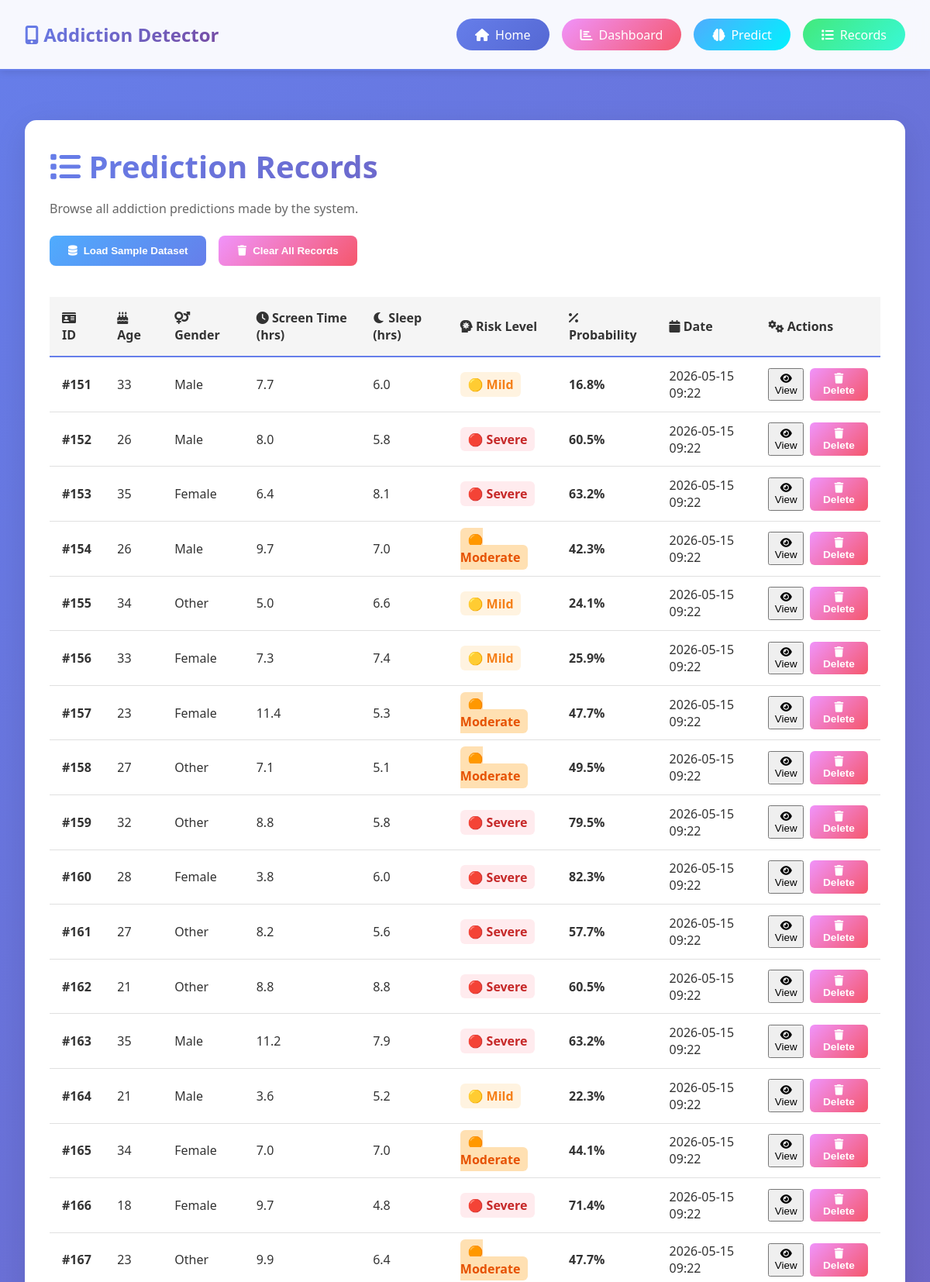
The app's page /records/?page=4 (upper part) with its own data.
### prediction/models.py (models this page shows, shortened)
class AddictionRecord(models.Model):
    age = models.IntegerField()
    gender = models.CharField(max_length=20, choices=[('Male', 'Male'), ('Female', 'Female'), ('Other', 'Other')])
    daily_screen_time_hours = models.FloatField()
    social_media_hours = models.FloatField()
    gaming_hours = models.FloatField()
    work_study_hours = models.FloatField()
    sleep_hours = models.FloatField()
    stress_level = models.CharField(max_length=20, choices=[('Low', 'Low'), ('Medium', 'Medium'), ('High', 'High')])
    notifications_per_day = models.IntegerField()
    app_opens_per_day = models.IntegerField()
    weekend_screen_time = models.FloatField()
    academic_work_impact = models.CharField(max_length=20, choices=[('Yes', 'Yes'), ('No', 'No')])
    predicted_addiction_risk = models.CharField(max_length=50, choices=[
        ('None', 'None'),
        ('Mild', 'Mild'),
        ('Moderate', 'Moderate'),
        ('Severe', 'Severe')
    ])
    addiction_probability = models.FloatField(default=0.0)
    created_at = models.DateTimeField(auto_now_add=True)
    updated_at = models.DateTimeField(auto_now=True)
    class Meta:
        ordering = ['-created_at']

### prediction/views.py (the view)
# urls.py: path('records/', views.records_page, name='records'),
def records_page(request):
    all_records = AddictionRecord.objects.all().order_by('id')
    page = request.GET.get('page', 1)
    paginator = Paginator(all_records, 50)  # 50 records per page
    try:
        records = paginator.page(page)
    except PageNotAnInteger:
        records = paginator.page(1)
    except EmptyPage:
        records = paginator.page(paginator.num_pages)
    for record in records:
        record.addiction_probability_percent = record.addiction_probability * 100
    context = {
        'page_title': 'Prediction Records',
        'records': records,
        'paginator': paginator,
        'page_obj': records,
        'is_paginated': paginator.num_pages > 1,
        'page_range': paginator.page_range,
    }
    return render(request, 'prediction/records.html', context)

### templates/prediction/records.html (shortened to what this page needs)
{% extends 'prediction/base.html' %}
{% block content %}
<h1 class="page-title">
    <i class="fas fa-list"></i> Prediction Records
</h1>
<p style="font-size: 1rem; color: #666; margin: 1rem 0;">
    Browse all addiction predictions made by the system.
</p>
<div style="display: flex; gap: 1rem; margin: 1.5rem 0; flex-wrap: wrap;">
    <button id="loadDatasetBtn" style="
        padding: 0.75rem 1.5rem;
        background: linear-gradient(135deg, #4facfe 0%, #667eea 100%);
        color: white;
        border: none;
        border-radius: 8px;
        cursor: pointer;
        font-weight: bold;
        display: flex;
        align-items: center;
        gap: 0.5rem;
        transition: all 0.3s ease;
    " onmouseover="this.style.transform='translateY(-2px)'; this.style.boxShadow='0 8px 16px rgba(102, 126, 234, 0.3)'" onmouseout="this.style.transform='translateY(0)'; this.style.boxShadow='none'">
        <i class="fas fa-database"></i> Load Sample Dataset
    </button>
    <button id="clearRecordsBtn" style="
        padding: 0.75rem 1.5rem;
        background: linear-gradient(135deg, #f093fb 0%, #f5576c 100%);
        color: white;
        border: none;
        border-radius: 8px;
        cursor: pointer;
        font-weight: bold;
        display: flex;
        align-items: center;
        gap: 0.5rem;
        transition: all 0.3s ease;
    " onmouseover="this.style.transform='translateY(-2px)'; this.style.boxShadow='0 8px 16px rgba(245, 87, 108, 0.3)'" onmouseout="this.style.transform='translateY(0)'; this.style.boxShadow='none'">
        <i class="fas fa-trash"></i> Clear All Records
    </button>
</div>
{% if records %}
    <div style="overflow-x: auto; margin-top: 1.5rem;">
        <table>
            <thead>
                <tr>
                    <th><i class="fas fa-id-card"></i> ID</th>
                    <th><i class="fas fa-birthday-cake"></i> Age</th>
                    <th><i class="fas fa-venus-mars"></i> Gender</th>
                    <th><i class="fas fa-clock"></i> Screen Time (hrs)</th>
                    <th><i class="fas fa-moon"></i> Sleep (hrs)</th>
                    <th><i class="fas fa-head-side-virus"></i> Risk Level</th>
                    <th><i class="fas fa-percentage"></i> Probability</th>
                    <th><i class="fas fa-calendar"></i> Date</th>
                    <th><i class="fas fa-cogs"></i> Actions</th>
                </tr>
            </thead>
            <tbody>
                {% for record in records %}
                <tr>
                    <td><strong>#{{ record.id }}</strong></td>
                    <td>{{ record.age }}</td>
                    <td>{{ record.gender }}</td>
                    <td>{{ record.daily_screen_time_hours|floatformat:1 }}</td>
                    <td>{{ record.sleep_hours|floatformat:1 }}</td>
                    <td>
                        {% if record.predicted_addiction_risk == 'None' or record.predicted_addiction_risk == 'No Addiction' %}
                            <span style="background: #e8f5e9; color: #2e7d32; padding: 0.3rem 0.6rem; border-radius: 6px; font-weight: bold;">🟢 None</span>
                        {% elif record.predicted_addiction_risk == 'Mild' %}
                            <span style="background: #fff3e0; color: #f57f17; padding: 0.3rem 0.6rem; border-radius: 6px; font-weight: bold;">🟡 Mild</span>
                        {% elif record.predicted_addiction_risk == 'Moderate' %}
                            <span style="background: #ffe0b2; color: #e65100; padding: 0.3rem 0.6rem; border-radius: 6px; font-weight: bold;">🟠 Moderate</span>
                        {% elif record.predicted_addiction_risk == 'Severe' %}
                            <span style="background: #ffebee; color: #c62828; padding: 0.3rem 0.6rem; border-radius: 6px; font-weight: bold;">🔴 Severe</span>
                        {% else %}
                            <span style="background: #f5f5f5; color: #666; padding: 0.3rem 0.6rem; border-radius: 6px; font-weight: bold;">❓ {{ record.predicted_addiction_risk }}</span>
                        {% endif %}
                    </td>
                    <td>
                        <strong>{{ record.addiction_probability_percent|floatformat:1 }}%</strong>
                    </td>
                    <td>{{ record.created_at|date:"Y-m-d H:i" }}</td>
                    <td>
                        <div style="display: flex; gap: 0.5rem; justify-content: center;">
                            <button onclick="viewRecord({{ record.id }})" class="btn-view" title="View record details">
                                <i class="fas fa-eye"></i> View
                            </button>
                            <button onclick="deleteRecord({{ record.id }})" class="btn-delete">
                                <i class="fas fa-trash"></i> Delete
                            </button>
                        </div>
                    </td>
                </tr>
                {% endfor %}
            </tbody>
        </table>
    </div>
{% else %}
    <div class="alert alert-info">
        <i class="fas fa-info-circle"></i>
        <span>No records found. <a href="{% url 'prediction:predict' %}">Make your first prediction</a> or load the sample dataset above.</span>
    </div>
{% endif %}
{% endblock %}

### templates/prediction/base.html (style rules this page uses)
* { margin: 0; padding: 0; box-sizing: border-box; }
body { font-family: 'Segoe UI', Tahoma, Geneva, Verdana, sans-serif; background: linear-gradient(135deg, #667eea 0%, #764ba2 100%); min-height: 100vh; color: #333; }
.page-title { font-size: 2.5rem; margin-bottom: 1rem; background: linear-gradient(135deg, #667eea, #764ba2); -webkit-background-clip: text; -webkit-text-fill-color: transparent; }
table { width: 100%; border-collapse: collapse; margin-top: 1rem; }
th { background: #f5f5f5; padding: 1rem; text-align: left; font-weight: 600; border-bottom: 2px solid #667eea; }
td { padding: 0.8rem 1rem; border-bottom: 1px solid #e0e0e0; }

### templates/prediction/records.html (style rules this page uses)
.btn-delete { padding: 0.4rem 0.8rem; background: linear-gradient(135deg, #f093fb 0%, #f5576c 100%); color: white; border: none; border-radius: 6px; cursor: pointer; font-size: 0.85rem; font-weight: bold; transition: all 0.3s ease; }

### records on screen
AddictionRecord: id "151", age "33", gender "Male", daily_screen_time_hours "7.7", sleep_hours "6.0", predicted_addiction_risk "🟡 Mild", addiction_probability_percent "16.8", created_at "2026-05-15 09:22"
AddictionRecord: id "152", age "26", gender "Male", daily_screen_time_hours "8.0", sleep_hours "5.8", predicted_addiction_risk "🔴 Severe", addiction_probability_percent "60.5", created_at "2026-05-15 09:22"
AddictionRecord: id "153", age "35", gender "Female", daily_screen_time_hours "6.4", sleep_hours "8.1", predicted_addiction_risk "🔴 Severe", addiction_probability_percent "63.2", created_at "2026-05-15 09:22"
AddictionRecord: id "154", age "26", gender "Male", daily_screen_time_hours "9.7", sleep_hours "7.0", predicted_addiction_risk "🟠 Moderate", addiction_probability_percent "42.3", created_at "2026-05-15 09:22"
AddictionRecord: id "155", age "34", gender "Other", daily_screen_time_hours "5.0", sleep_hours "6.6", predicted_addiction_risk "🟡 Mild", addiction_probability_percent "24.1", created_at "2026-05-15 09:22"
AddictionRecord: id "156", age "33", gender "Female", daily_screen_time_hours "7.3", sleep_hours "7.4", predicted_addiction_risk "🟡 Mild", addiction_probability_percent "25.9", created_at "2026-05-15 09:22"
AddictionRecord: id "157", age "23", gender "Female", daily_screen_time_hours "11.4", sleep_hours "5.3", predicted_addiction_risk "🟠 Moderate", addiction_probability_percent "47.7", created_at "2026-05-15 09:22"
AddictionRecord: id "158", age "27", gender "Other", daily_screen_time_hours "7.1", sleep_hours "5.1", predicted_addiction_risk "🟠 Moderate", addiction_probability_percent "49.5", created_at "2026-05-15 09:22"
AddictionRecord: id "159", age "32", gender "Other", daily_screen_time_hours "8.8", sleep_hours "5.8", predicted_addiction_risk "🔴 Severe", addiction_probability_percent "79.5", created_at "2026-05-15 09:22"
AddictionRecord: id "160", age "28", gender "Female", daily_screen_time_hours "3.8", sleep_hours "6.0", predicted_addiction_risk "🔴 Severe", addiction_probability_percent "82.3", created_at "2026-05-15 09:22"
AddictionRecord: id "161", age "27", gender "Other", daily_screen_time_hours "8.2", sleep_hours "5.6", predicted_addiction_risk "🔴 Severe", addiction_probability_percent "57.7", created_at "2026-05-15 09:22"
AddictionRecord: id "162", age "21", gender "Other", daily_screen_time_hours "8.8", sleep_hours "8.8", predicted_addiction_risk "🔴 Severe", addiction_probability_percent "60.5", created_at "2026-05-15 09:22"
AddictionRecord: id "163", age "35", gender "Male", daily_screen_time_hours "11.2", sleep_hours "7.9", predicted_addiction_risk "🔴 Severe", addiction_probability_percent "63.2", created_at "2026-05-15 09:22"
AddictionRecord: id "164", age "21", gender "Male", daily_screen_time_hours "3.6", sleep_hours "5.2", predicted_addiction_risk "🟡 Mild", addiction_probability_percent "22.3", created_at "2026-05-15 09:22"
AddictionRecord: id "165", age "34", gender "Female", daily_screen_time_hours "7.0", sleep_hours "7.0", predicted_addiction_risk "🟠 Moderate", addiction_probability_percent "44.1", created_at "2026-05-15 09:22"
AddictionRecord: id "166", age "18", gender "Female", daily_screen_time_hours "9.7", sleep_hours "4.8", predicted_addiction_risk "🔴 Severe", addiction_probability_percent "71.4", created_at "2026-05-15 09:22"
AddictionRecord: id "167", age "23", gender "Other", daily_screen_time_hours "9.9", sleep_hours "6.4", predicted_addiction_risk "🟠 Moderate", addiction_probability_percent "47.7", created_at "2026-05-15 09:22"
